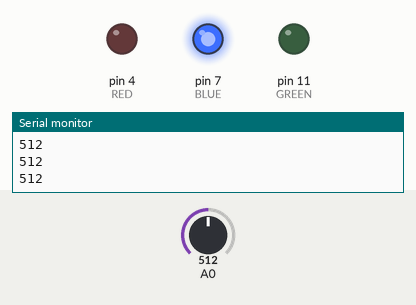
Recording of a sketch running on a simulated Arduino Uno, built with avr-gcc and run on an emulated ATmega328P. Shown: output pins drawn as LEDs (lit = HIGH), the last lines printed to the serial monitor. Inputs (shaded band) come from the test bench; at power-on: A0 = 512.

Above: at 1.2 s.
1.3 s: A0 set to 664
2.8 s: A0 set to 681
At 3.5 s:
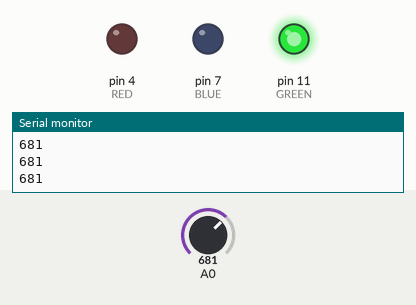
4.3 s: A0 set to 716
At 5.5 s:
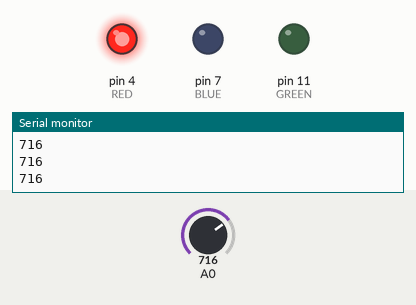
5.8 s: A0 set to 675
At 7.0 s:
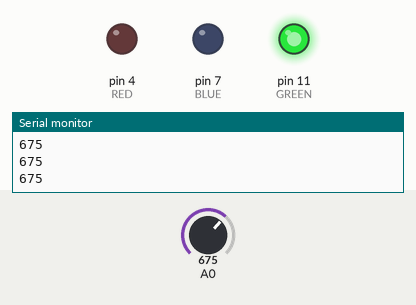
8.8 s: A0 set to 691
At 9.3 s:
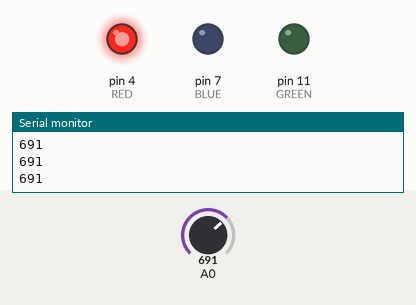
Timing chart, 0 to 11.3 s (numbered marks = the images above; inputs shaded):
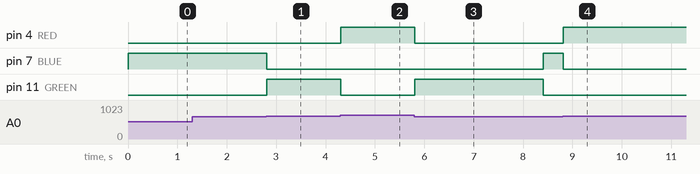

The sketch:

AudioDelayTest.ino
```cpp
const int RED = 4;
const int BLUE = 7;
const int GREEN = 11;
const int ANALOG = A0;
const int BUTTON = 9;
const unsigned long GRACE = 500; // Max grace time in milliseconds
const int MAX = 685;//400;  // Max volume. 500 is about 100 dB
const int MIN = 681;//360;  // Min volume. 350 is about 61 dB
unsigned long oldMillis = 0;
unsigned long long cycle = GRACE + 1;

boolean powered;
boolean pastButton = LOW; // Whether the button was pressed one cycle before

void setup() {
  // put your setup code here, to run once:
  Serial.begin(9600);
  pinMode(RED, OUTPUT);
  pinMode(BLUE, OUTPUT);
  pinMode(GREEN, OUTPUT);
  pinMode(BUTTON, INPUT);
  powered = true;
}

void loop() {
  // put your main code here, to run repeatedly:
  if(powered)
  {
    int loudness = analogRead(A0);

    Serial.println(loudness);


    if(loudness < MIN && cycle > GRACE) // Too quiet
    {
      digitalWrite(BLUE, HIGH);
      digitalWrite(GREEN, LOW);
      digitalWrite(RED, LOW);
      //Serial.println("blue ");
    }
    else // Just right
    {
      if(loudness > MAX)
      {
        digitalWrite(BLUE, LOW);
        digitalWrite(RED, HIGH);
        digitalWrite(GREEN, LOW);
        //Serial.println("red");
      }
      else
      {
        digitalWrite(BLUE, LOW);
        digitalWrite(GREEN, HIGH);
        digitalWrite(RED, LOW);
        //Serial.println("green");
      }

      if(loudness >= MIN)
      {
        cycle = 0;
      }
      //delay(GRACE);
    }

    if(cycle <= GRACE)
    {
      cycle++;
    }
  }
  else
  {
    digitalWrite(BLUE, LOW);
    digitalWrite(GREEN, LOW);
    digitalWrite(RED, LOW);
  }

/*
  if(digitalRead(BUTTON) == HIGH && pastButton == LOW)
  {
    powered = !powered;
  }

  pastButton = digitalRead(BUTTON); */
}
```

Measured:
- the behaviour switches between 680 and 681 on A0 (found by bisection; images 0 and 1)
- after the input at 2.8 s, pin 7 (BLUE): HIGH → LOW at once; pin 11 (GREEN): LOW → HIGH at once
- after the input at 4.3 s, pin 4 (RED): LOW → HIGH at once; pin 11 (GREEN): HIGH → LOW at once
- after the input at 5.8 s, pin 4 (RED): HIGH → LOW at once; pin 7 (BLUE): LOW → HIGH after 2.6 s; pin 11 (GREEN): LOW → HIGH at once, → LOW 2.6 s later
- after the input at 8.8 s, pin 4 (RED): LOW → HIGH at once; pin 7 (BLUE): HIGH → LOW at once
